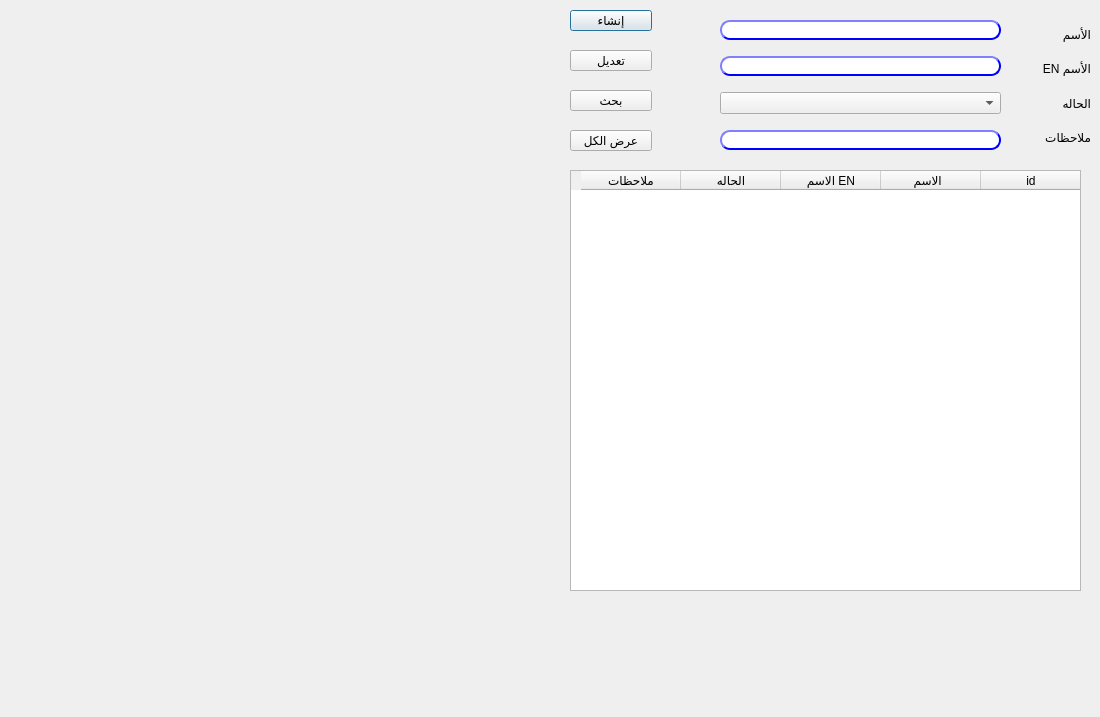
<?xml version="1.0" encoding="UTF-8"?>
<ui version="4.0">
 <class>CustomerGP</class>
 <widget class="QDialog" name="CustomerGP">
  <property name="geometry">
   <rect>
    <x>0</x>
    <y>0</y>
    <width>1100</width>
    <height>717</height>
   </rect>
  </property>
  <property name="minimumSize">
   <size>
    <width>1100</width>
    <height>717</height>
   </size>
  </property>
  <property name="maximumSize">
   <size>
    <width>1100</width>
    <height>717</height>
   </size>
  </property>
  <property name="windowTitle">
   <string>إنشاء محموعه عملاء</string>
  </property>
  <widget class="QTableWidget" name="Qtable">
   <property name="geometry">
    <rect>
     <x>570</x>
     <y>170</y>
     <width>511</width>
     <height>421</height>
    </rect>
   </property>
   <property name="layoutDirection">
    <enum>Qt::RightToLeft</enum>
   </property>
   <column>
    <property name="text">
     <string>id</string>
    </property>
   </column>
   <column>
    <property name="text">
     <string>الاسم  </string>
    </property>
   </column>
   <column>
    <property name="text">
     <string>الاسم EN</string>
    </property>
   </column>
   <column>
    <property name="text">
     <string>الحاله</string>
    </property>
   </column>
   <column>
    <property name="text">
     <string>ملاحظات</string>
    </property>
   </column>
  </widget>
  <widget class="QLabel" name="LB_id">
   <property name="enabled">
    <bool>false</bool>
   </property>
   <property name="geometry">
    <rect>
     <x>661</x>
     <y>10</y>
     <width>31</width>
     <height>20</height>
    </rect>
   </property>
   <property name="text">
    <string/>
   </property>
  </widget>
  <widget class="QLabel" name="LB_status">
   <property name="enabled">
    <bool>false</bool>
   </property>
   <property name="geometry">
    <rect>
     <x>660</x>
     <y>100</y>
     <width>31</width>
     <height>21</height>
    </rect>
   </property>
   <property name="text">
    <string/>
   </property>
  </widget>
  <widget class="QPushButton" name="BTN_create">
   <property name="geometry">
    <rect>
     <x>570</x>
     <y>10</y>
     <width>82</width>
     <height>21</height>
    </rect>
   </property>
   <property name="styleSheet">
    <string notr="true"/>
   </property>
   <property name="text">
    <string>إنشاء</string>
   </property>
  </widget>
  <widget class="QPushButton" name="BTN_modify">
   <property name="geometry">
    <rect>
     <x>570</x>
     <y>50</y>
     <width>82</width>
     <height>21</height>
    </rect>
   </property>
   <property name="styleSheet">
    <string notr="true"/>
   </property>
   <property name="text">
    <string>تعديل</string>
   </property>
  </widget>
  <widget class="QPushButton" name="BTN_search">
   <property name="geometry">
    <rect>
     <x>570</x>
     <y>90</y>
     <width>82</width>
     <height>21</height>
    </rect>
   </property>
   <property name="styleSheet">
    <string notr="true"/>
   </property>
   <property name="text">
    <string>بحث</string>
   </property>
  </widget>
  <widget class="QPushButton" name="BTN_search_all">
   <property name="geometry">
    <rect>
     <x>570</x>
     <y>130</y>
     <width>82</width>
     <height>21</height>
    </rect>
   </property>
   <property name="styleSheet">
    <string notr="true"/>
   </property>
   <property name="text">
    <string>عرض الكل</string>
   </property>
  </widget>
  <widget class="QWidget" name="verticalLayoutWidget">
   <property name="geometry">
    <rect>
     <x>1020</x>
     <y>20</y>
     <width>71</width>
     <height>131</height>
    </rect>
   </property>
   <layout class="QVBoxLayout" name="verticalLayout">
    <item>
     <widget class="QLabel" name="desc">
      <property name="text">
       <string>الأسم</string>
      </property>
     </widget>
    </item>
    <item>
     <widget class="QLabel" name="desc_2">
      <property name="text">
       <string>الأسم EN </string>
      </property>
     </widget>
    </item>
    <item>
     <widget class="QLabel" name="label_2">
      <property name="text">
       <string>الحاله</string>
      </property>
     </widget>
    </item>
    <item>
     <widget class="QLabel" name="desc_3">
      <property name="text">
       <string>ملاحظات</string>
      </property>
     </widget>
    </item>
   </layout>
  </widget>
  <widget class="QWidget" name="verticalLayoutWidget_2">
   <property name="geometry">
    <rect>
     <x>720</x>
     <y>10</y>
     <width>281</width>
     <height>151</height>
    </rect>
   </property>
   <layout class="QVBoxLayout" name="verticalLayout_2">
    <item>
     <widget class="QLineEdit" name="LE_desc">
      <property name="styleSheet">
       <string notr="true">QLineEdit{
                                        background-color: white;
                                        border-style: outset;
                                        border-width: 2px;
                                        border-radius: 10px;
                                        border-color: blue;
                                        min-width: 6em;
                                        }
                                        QLineEdit:hover {
                                        background: qradialgradient(
                                        cx: 0.3, cy: -0.4, fx: 0.3, fy: -0.4,
                                        radius: 1.35, stop: 0 #fff, stop: 1 #bbb
                                        );
                                        }
                                       QLineEdit:pressed {
                                        border-style: inset;
                                        background: qradialgradient(
                                        cx: 0.4, cy: -0.1, fx: 0.4, fy: -0.1,
                                        radius: 1.35, stop: 0 #fff, stop: 1 #ddd
                                        );
                                        }
                                    </string>
      </property>
      <property name="maxLength">
       <number>50</number>
      </property>
     </widget>
    </item>
    <item>
     <widget class="QLineEdit" name="LE_desc_2">
      <property name="styleSheet">
       <string notr="true">QLineEdit{
                                        background-color: white;
                                        border-style: outset;
                                        border-width: 2px;
                                        border-radius: 10px;
                                        border-color: blue;
                                        min-width: 6em;
                                        }
                                        QLineEdit:hover {
                                        background: qradialgradient(
                                        cx: 0.3, cy: -0.4, fx: 0.3, fy: -0.4,
                                        radius: 1.35, stop: 0 #fff, stop: 1 #bbb
                                        );
                                        }
                                       QLineEdit:pressed {
                                        border-style: inset;
                                        background: qradialgradient(
                                        cx: 0.4, cy: -0.1, fx: 0.4, fy: -0.1,
                                        radius: 1.35, stop: 0 #fff, stop: 1 #ddd
                                        );
                                        }
                                    </string>
      </property>
      <property name="maxLength">
       <number>50</number>
      </property>
     </widget>
    </item>
    <item>
     <widget class="QComboBox" name="CMB_status"/>
    </item>
    <item>
     <widget class="QLineEdit" name="LE_notes">
      <property name="styleSheet">
       <string notr="true">QLineEdit{
                                        background-color: white;
                                        border-style: outset;
                                        border-width: 2px;
                                        border-radius: 10px;
                                        border-color: blue;
                                        min-width: 6em;
                                        }
                                        QLineEdit:hover {
                                        background: qradialgradient(
                                        cx: 0.3, cy: -0.4, fx: 0.3, fy: -0.4,
                                        radius: 1.35, stop: 0 #fff, stop: 1 #bbb
                                        );
                                        }
                                       QLineEdit:pressed {
                                        border-style: inset;
                                        background: qradialgradient(
                                        cx: 0.4, cy: -0.1, fx: 0.4, fy: -0.1,
                                        radius: 1.35, stop: 0 #fff, stop: 1 #ddd
                                        );
                                        }
                                    </string>
      </property>
      <property name="maxLength">
       <number>50</number>
      </property>
     </widget>
    </item>
   </layout>
  </widget>
 </widget>
 <resources/>
 <connections/>
</ui>
